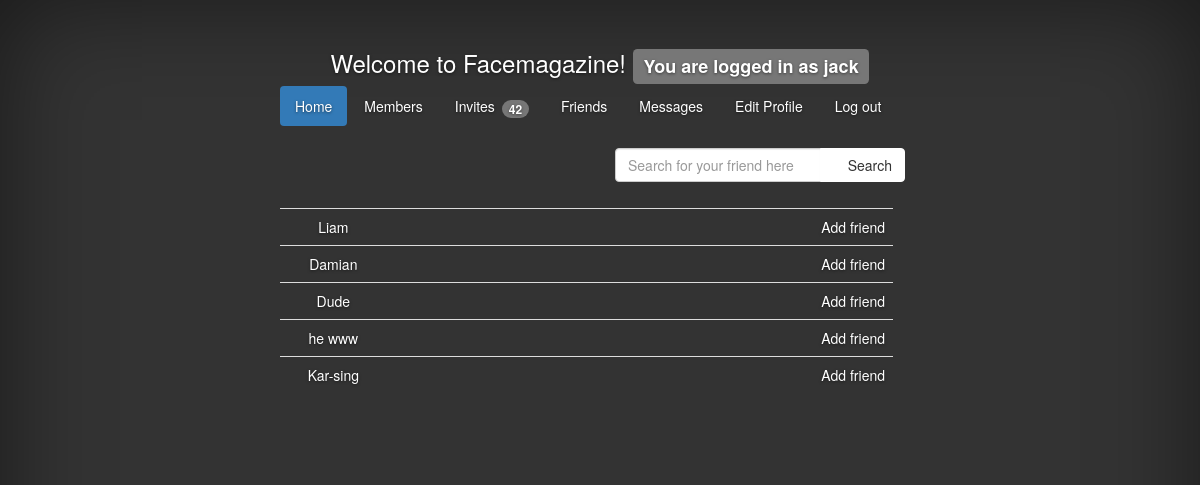
/social/members/ (signed in), run on the app's committed database.
### social/models.py (models this page shows, shortened)
class Member(models.Model):
    username = models.CharField(max_length=16,primary_key=True)
    password = models.CharField(max_length=16)
    profile = models.OneToOneField(Profile, null=True)
    following = models.ManyToManyField("self", symmetrical=True)

### social/views.py (the view)
    def test(request):
        if 'username' in request.session:
            return f(request)
        else:
            template = loader.get_template('social/not-logged-in.html')
            context = RequestContext(request, {})
            return HttpResponse(template.render(context))

### social/views.py (called while the page is built, shortened)
def loggedin(f):
    def test(request):
        if 'username' in request.session:
            return f(request)
        else:
            template = loader.get_template('social/not-logged-in.html')
            context = RequestContext(request, {})
            return HttpResponse(template.render(context))
    return test

@loggedin
def members(request):
    username = request.session['username']
    member_obj = Member.objects.get(pk=username)
    if 'view' in request.GET:
        return member(request, request.GET['view'])
    else:
        members = Member.objects.exclude(pk=username)
        following = member_obj.following.all()
        followers = Member.objects.filter(following__username=username)
        invitations = Invitation.objects.filter(to_user=username)
        return render(request, 'social/members.html', {
            'appname': appname,
            'username': username,
            'members': members,
            'invitations': invitations,
            'following': following,
            'followers': followers,
            'loggedin': True}
            )

### social/templates/social/members.html (shortened to what this page needs)
{% extends "social/base.html" %}
          {% block content %}
              <br>
            <div class="col-lg-6 col-md-offset-6">
    <div class="input-group">
      <input type="text" class="form-control" placeholder="Search for your friend here">
      <span class="input-group-btn">
        <button class="btn btn-default" type="button">
            <span class="glyphicon glyphicon-off"></span>
            Search
            </button>
      </span>
    </div>
  </div>
              <br><br> <br>
        <table class="table table-fixed">
          <tbody>
          {% for member in members %}
            <tr>
              <td class="col-xs-2"> <a href="?view={{ member.username }}"> {{ member.username }} </a>
              </td>
                    <td class="col-xs-8"><td> <a href="?invite={{ member.username }}">Add friend</a>
            </td>
            </tr>
             {% endfor %}
{% endblock %}

### social/templates/social/base.html (shortened to what this page needs)
{% load staticfiles %}
<!DOCTYPE html>
<!DOCTYPE html>
<html lang="en">
  <head>
    <link href="/static/social/bootstrap.min.css" rel="stylesheet">
    <link href="/static/social/cover.css" rel="stylesheet">
  </head>
  <body>
    <div class="site-wrapper">
      <div class="site-wrapper-inner">
        <div class="cover-container">
          <div class="masthead clearfix">
            <div class="inner">
              <nav>
                <ul class="nav masthead-nav">
                {% if loggedin %}
                    <h3>Welcome to Facemagazine! <span class="label label-default">You are logged in as {{ username }}</span></h3>
                        {% endif %}
                    {% if loggedin %}
                        <ul class="nav nav-pills">
                  <li class="active" role="presentation"><a href="/social/members/?view={{ username }}">Home</a></li>
                  <li role="presentation"><a href="/social/members/">Members</a></li>
                  <li role="presentation"><a href="/social/invites/">Invites <span class="badge">42</span></a></li>
                    <li role="presentation"><a href="/social/friends/">Friends</a></li>
                    <li role="presentation"><a href="/social/messages/">Messages</a></li>
                     <li role="presentation"><a href="/social/profile/">Edit Profile</a></li>
                     <li role="presentation"><a href="/social/logout/">Log out</a></li>
                        </ul>
                 {% endif %}
                   {% block content %}
	                {% endblock %}
        </div>
      </div>
    </div>
  </body>
</html>

### social/static/social/cover.css (style rules this page uses)
a, a:focus, a:hover { color: #fff; }
.btn-default, .btn-default:hover, .btn-default:focus { color: #333; text-shadow: none; background-color: #fff; border: 1px solid #fff; }
.table-fixed tbody { height: 230px; overflow-y: auto; width: 100%; }
.table-fixed thead, .table-fixed tbody, .table-fixed tr, .table-fixed td, .table-fixed th { display: block; }
.table-fixed tbody td, .table-fixed thead > tr> th { float: left; border-bottom-width: 0; }
html, body { height: 100%; background-color: #333; }
body { color: #fff; text-align: center; text-shadow: 0 1px 3px rgba(0,0,0,.5); }
.site-wrapper { display: table; width: 100%; height: 100%; min-height: 100%; -webkit-box-shadow: inset 0 0 100px rgba(0,0,0,.5); box-shadow: inset 0 0 100px rgba(0,0,0,.5); }
.site-wrapper-inner { display: table-cell; vertical-align: top; }
.cover-container { margin-right: auto; margin-left: auto; }
.inner { padding: 30px; }
@media (min-width: 768px) { .masthead-nav { float: right; } }
@media (min-width: 768px) { .masthead { position: fixed; top: 0; } }
@media (min-width: 768px) { .site-wrapper-inner { vertical-align: middle; } }
@media (min-width: 768px) { .masthead, .mastfoot, .cover-container { width: 100%; } }
@media (min-width: 992px) { .masthead, .mastfoot, .cover-container { width: 700px; } }

### data on the page
Member: username "jack"
Member: username "Liam"
Member: username "Damian"
Member: username "Dude"
Member: username "he www"
Member: username "Kar-sing"
